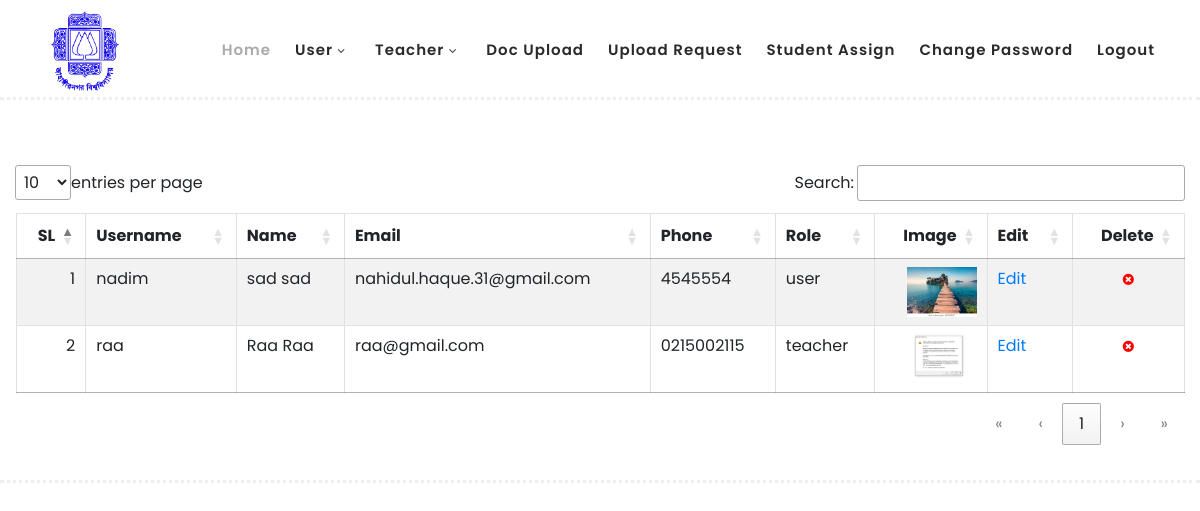
Before: /user_list.php (signed in) with the older database file.
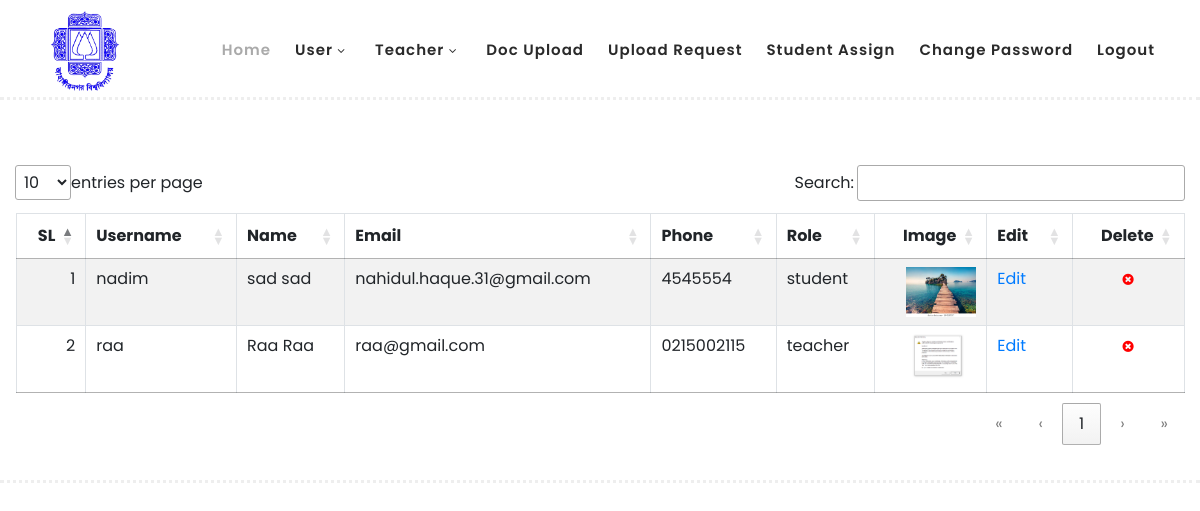
After: the same page with the newer database file.
### tables this page shows
CREATE TABLE `user` (
  `id` int(11) NOT NULL,
  `firstName` varchar(255) NOT NULL,
  `lastName` varchar(255) NOT NULL,
  `email` varchar(255) NOT NULL,
  `phone` varchar(30) NOT NULL,
  `username` varchar(30) NOT NULL,
  `password` varchar(255) NOT NULL,
  `profile_pic` varchar(512) NOT NULL,
  `role` varchar(32) NOT NULL,
  `deleted` int(11) NOT NULL DEFAULT 0
);

### user_list.php (the view, shortened to what this page needs)
<?php
include "menu.php";
include 'connect.php';
?>
  <body>
 <body>
<?php
$sql = "SELECT * FROM user where username != 'super_admin' and deleted = 0 order by username asc";
$stmt = $dbh->prepare($sql);
$result = $stmt->execute();
if ($stmt->rowCount()) {
    $i=1;
    echo "<div align='center'> <table id='userList'  class='table table-striped table-bordered'> <thead><tr><th>SL</th><th>Username</th><th>Name</th><th>Email</th><th style='text-align:left'>Phone</th><th>Role</th><th>Image</th><th>Edit</th><th>Delete</th></tr></thead><tbody>";
    while ($row = $stmt->fetch()) {
        $id = $row["id"];
        $username = $row["username"];
        $profile_pic = $row["profile_pic"];
        $firstName = $row["firstName"] ;
        $lastName = $row["lastName"] ;
        $email = $row["email"] ;
        $phone = $row["phone"] ;
        $role = $row["role"] ;
        echo "<tr>";
        echo "<td>$i</td>";
        echo "<td>$username</td>";
        echo "<td>$firstName $lastName</td>";
        echo "<td>$email</td>";
        echo "<td style='text-align:left'>$phone</td>";
        echo "<td>$role</td>";
        echo "<td><img src='$profile_pic' width='70px' height='50px'/></td>";
        echo "<td><a href='user_edit.php?username=$username'>Edit</a></td>";
        echo "<td><div align='center'><i class='fa fa-times-circle' style='font-size: 13px ; color: red' onclick='deleteUser($id)'></i></div></td>";
        echo "</tr>";
        $i++;
    }
    echo "</tbody></table></div>";
}else{
    echo "<div width='100%' > No record found! </div>";
}
?>
  </body>
</html>

### menu.php (shortened to what this page needs)
<?php
if (isset($_SESSION["username"]) && isset($_SESSION["isLoggedIn"])) {
    if ($_SESSION["isLoggedIn"] != true) {
        header("location: login.php");
    }else{
        $loggedInUserRole = $_SESSION["role"];
    }
} else {
    header("location: login.php");
}
?>
<!DOCTYPE html>
<html lang="en">
  <head>
    <link rel="stylesheet" type="text/css" href="assets/css/bootstrap.min.css">
    <link rel="stylesheet" type="text/css" href="assets/css/font-awesome.css">
    <link rel="stylesheet" href="assets/css/templatemo-hexashop.css">
    <link rel="stylesheet" href="assets/css/owl-carousel.css">
    <link rel="stylesheet" href="assets/css/lightbox.css">
    <link rel="stylesheet" href="css/dataTables.dataTables.css">
    </head>
    <body>
    <header class="header-area header-sticky">
        <div class="container">
            <div class="row">
                <div class="col-12">
                    <nav class="main-nav">
                        <a href="index.php" class="logo">
                            <img style="height:80px;width:80px"  src="image/logo.png">
                        </a>
                        <ul class="nav">
                            <li class="scroll-to-section"><a href="thesis_list.php" class="active">Home</a></li>
                            <?php
                            if($loggedInUserRole=="admin"){ ?>
                                <li class="submenu">
                                <a href="javascript:;">User</a>
                                </li>
                            <?php } ?>
                            <?php
                            if($loggedInUserRole=="admin"){ ?>
                                <li class="submenu">
                                <a href="javascript:;">Teacher</a>
                                </li>
                            <?php } ?>
                            <?php
                            if($loggedInUserRole=="student" || $loggedInUserRole=="admin"){ ?>
                            <li class="scroll-to-section"><a href="thesis_add.php">Doc Upload</a></li>
                            <?php } ?>
                            <?php
                            if($loggedInUserRole=="admin"){ ?>
                            <li class="scroll-to-section"><a href="thesis_upload_request.php">Upload request</a></li>
                            <?php } ?>
                            <?php
                            if($loggedInUserRole=="admin"){ ?>
                            <li class="scroll-to-section"><a href="teacher_student_mapping_add.php">Student Assign </a></li>
                            <?php } ?>
                            <li style="float: right"><a href="change_pass.php">Change Password</a></li>
                            <li style="float: right"><a href="logout.php">Logout</a></li>
                        </ul>
                    </nav>
                </div>
            </div>
        </div>
    </header>
    <div class="main-banner" id="top">
        <div class="container-fluid">

### assets/css/templatemo-hexashop.css (style rules this page uses)
html, body, div, span, applet, object, iframe, h1, h2, h3, h4, h5, h6, p, blockquote, div pre, a, abbr, acronym, address, big, cite, code, del, dfn, em, font, img, ins, kbd, q, s, samp, small, strike, strong, sub, sup, tt, var, b, u, i, center, dl, dt, dd, ol, ul, li, figure, header, nav, section, article, aside, footer, figcaption { margin: 0; padding: 0; border: 0; outline: 0; }
ul, li { padding: 0; margin: 0; list-style: none; }
header, nav, section, article, aside, footer, hgroup { display: block; }
* { box-sizing: border-box; }
html, body { font-family: 'Poppins', sans-serif; font-weight: 400; background-color: #fff; font-size: 16px; -ms-text-size-adjust: 100%; -webkit-font-smoothing: antialiased; -moz-osx-font-smoothing: grayscale; }
a { text-decoration: none !important; }
ul { margin-bottom: 0px; }
html, body { background: #fff; font-family: 'Poppins', sans-serif; }
.header-area { border-bottom: 3px dotted #eee; box-shadow: none; background-color: #fff; position: absolute; top: 0px; left: 0px; right: 0px; z-index: 100; height: 100px; -webkit-transition: all .5s ease 0s; -moz-transition: all .5s ease 0s; -o-transition: all .5s ease 0s; transition: all .5s ease 0s; }
.header-area .main-nav { min-height: 80px; background: transparent; }
.header-area .main-nav .logo { line-height: 100px; color: #fff; font-size: 28px; font-weight: 700; text-transform: uppercase; letter-spacing: 2px; float: left; -webkit-transition: all 0.3s ease 0s; -moz-transition: all 0.3s ease 0s; -o-transition: all 0.3s ease 0s; transition: all 0.3s ease 0s; }
.header-area .main-nav .nav { float: right; margin-top: 30px; margin-right: 0px; background-color: transparent; -webkit-transition: all 0.3s ease 0s; -moz-transition: all 0.3s ease 0s; -o-transition: all 0.3s ease 0s; transition: all 0.3s ease 0s; position: relative; z-index: 999; }
.header-area .main-nav .nav li { padding-left: 15px; padding-right: 15px; }
.header-area .main-nav .nav li:last-child { padding-right: 0px; }
.header-area .main-nav .nav li a { display: block; font-weight: 600; font-size: 15px; color: #2a2a2a; text-transform: capitalize; -webkit-transition: all 0.3s ease 0s; -moz-transition: all 0.3s ease 0s; -o-transition: all 0.3s ease 0s; transition: all 0.3s ease 0s; height: 40px; line-height: 40px; border: transparent; letter-spacing: 1px; }
.header-area .main-nav .nav li a { color: #2a2a2a; }
.header-area .main-nav .nav li:hover a, .header-area .main-nav .nav li a.active { color: #aaa!important; }
.header-area .main-nav .nav li.submenu { position: relative; padding-right: 30px; }
.header-area .main-nav .nav li.submenu:after { font-family: FontAwesome; content: "\f107"; font-size: 12px; color: #2a2a2a; position: absolute; right: 18px; top: 12px; }
.header-area.header-sticky { min-height: 80px; }
.header-area .nav { margin-top: 30px; }
.header-area.header-sticky .nav li a.active { color: #aaa; }
@media (max-width: 1200px) { .header-area .main-nav .nav li { padding-left: 12px; padding-right: 12px; } }
@media (max-width: 1200px) { .header-area .main-nav:before { display: none; } }
@media (min-width: 767px) { .header-area .main-nav .nav { display: flex !important; } }
.main-banner { border-bottom: 3px dotted #eee; padding-top: 160px; padding-bottom: 30px; }

Changed rows visible on the page:
changed user "nadim": role "user" → "student"
